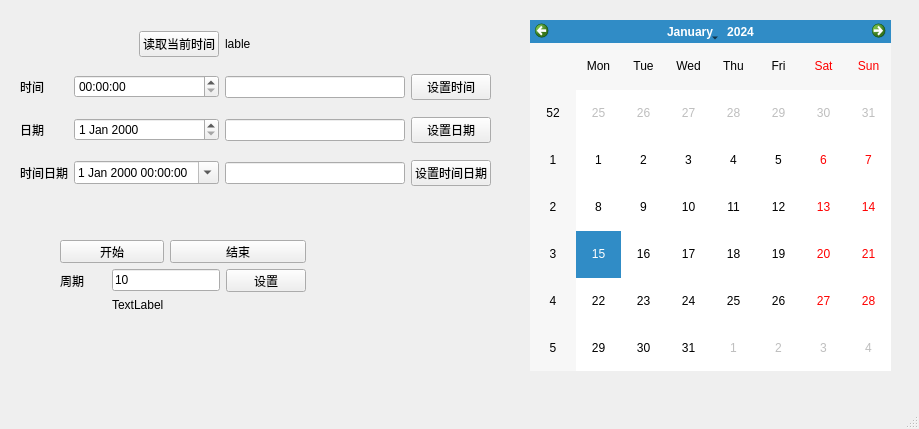
<?xml version="1.0" encoding="UTF-8"?>
<ui version="4.0">
 <class>MainWindow</class>
 <widget class="QMainWindow" name="MainWindow">
  <property name="geometry">
   <rect>
    <x>0</x>
    <y>0</y>
    <width>919</width>
    <height>429</height>
   </rect>
  </property>
  <property name="windowTitle">
   <string>MainWindow</string>
  </property>
  <widget class="QWidget" name="centralwidget">
   <widget class="QCalendarWidget" name="calendarWidget">
    <property name="geometry">
     <rect>
      <x>530</x>
      <y>20</y>
      <width>361</width>
      <height>351</height>
     </rect>
    </property>
    <property name="gridVisible">
     <bool>false</bool>
    </property>
   </widget>
   <widget class="QWidget" name="">
    <property name="geometry">
     <rect>
      <x>20</x>
      <y>20</y>
      <width>471</width>
      <height>181</height>
     </rect>
    </property>
    <layout class="QGridLayout" name="gridLayout">
     <item row="1" column="0">
      <widget class="QLabel" name="label_2">
       <property name="text">
        <string>时间</string>
       </property>
      </widget>
     </item>
     <item row="1" column="1" colspan="2">
      <widget class="QTimeEdit" name="timeEdit"/>
     </item>
     <item row="1" column="3">
      <widget class="QLineEdit" name="lineEdit_time"/>
     </item>
     <item row="1" column="4">
      <widget class="QPushButton" name="pushButton_time">
       <property name="text">
        <string>设置时间</string>
       </property>
      </widget>
     </item>
     <item row="2" column="0">
      <widget class="QLabel" name="label_3">
       <property name="text">
        <string>日期</string>
       </property>
      </widget>
     </item>
     <item row="2" column="1" colspan="2">
      <widget class="QDateEdit" name="dateEdit"/>
     </item>
     <item row="2" column="3">
      <widget class="QLineEdit" name="lineEdit_date"/>
     </item>
     <item row="2" column="4">
      <widget class="QPushButton" name="pushButton_date">
       <property name="text">
        <string>设置日期</string>
       </property>
      </widget>
     </item>
     <item row="3" column="0">
      <widget class="QLabel" name="label_4">
       <property name="text">
        <string>时间日期</string>
       </property>
      </widget>
     </item>
     <item row="3" column="1" colspan="2">
      <widget class="QDateTimeEdit" name="dateTimeEdit">
       <property name="calendarPopup">
        <bool>true</bool>
       </property>
      </widget>
     </item>
     <item row="3" column="3">
      <widget class="QLineEdit" name="lineEdit_datetime"/>
     </item>
     <item row="3" column="4">
      <widget class="QPushButton" name="pushButton_datetime">
       <property name="text">
        <string>设置时间日期</string>
       </property>
      </widget>
     </item>
     <item row="0" column="3">
      <widget class="QLabel" name="label_now">
       <property name="text">
        <string>lable</string>
       </property>
      </widget>
     </item>
     <item row="0" column="2">
      <widget class="QPushButton" name="pushbtn_now">
       <property name="text">
        <string>读取当前时间</string>
       </property>
      </widget>
     </item>
    </layout>
   </widget>
   <widget class="QWidget" name="">
    <property name="geometry">
     <rect>
      <x>60</x>
      <y>240</y>
      <width>246</width>
      <height>72</height>
     </rect>
    </property>
    <layout class="QGridLayout" name="gridLayout_2">
     <item row="0" column="0" colspan="2">
      <widget class="QPushButton" name="pushButton_start_timer">
       <property name="text">
        <string>开始</string>
       </property>
      </widget>
     </item>
     <item row="0" column="2" colspan="2">
      <widget class="QPushButton" name="pushButton_stop_timer">
       <property name="text">
        <string>结束</string>
       </property>
      </widget>
     </item>
     <item row="1" column="0">
      <widget class="QLabel" name="label">
       <property name="text">
        <string>周期</string>
       </property>
      </widget>
     </item>
     <item row="1" column="1" colspan="2">
      <widget class="QLineEdit" name="lineEdit_timer_dur">
       <property name="text">
        <string>10</string>
       </property>
      </widget>
     </item>
     <item row="1" column="3">
      <widget class="QPushButton" name="pushButton_timer_set">
       <property name="text">
        <string>设置</string>
       </property>
      </widget>
     </item>
     <item row="2" column="1">
      <widget class="QLabel" name="lable_dur">
       <property name="text">
        <string>TextLabel</string>
       </property>
      </widget>
     </item>
    </layout>
   </widget>
  </widget>
  <widget class="QMenuBar" name="menubar">
   <property name="geometry">
    <rect>
     <x>0</x>
     <y>0</y>
     <width>919</width>
     <height>23</height>
    </rect>
   </property>
  </widget>
  <widget class="QStatusBar" name="statusbar"/>
 </widget>
 <resources/>
 <connections/>
</ui>
